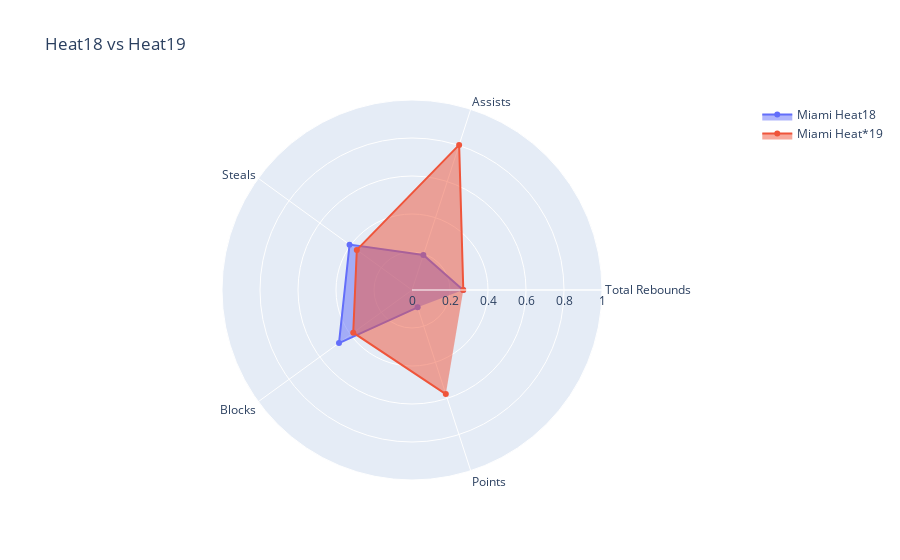

Notebook code cell kept with this figure:
### Code cell
plot_2trace_spec_radar(a,b,'Heat18 vs Heat19')

### Figure 1 — Plotly figure (JSON) as saved in the notebook; plotly's stock layout.template omitted (floating-point values rounded to 4 significant figures)
{"data": [{"fill": "toself", "name": "Miami Heat18", "r": [0.2688, 0.1935, 0.4062, 0.475, 0.09589], "theta": ["Total Rebounds", "Assists", "Steals", "Blocks", "Points"], "type": "scatterpolar"}, {"fill": "toself", "name": "Miami Heat*19", "r": [0.27, 0.803, 0.359, 0.3824, 0.5759], "theta": ["Total Rebounds", "Assists", "Steals", "Blocks", "Points"], "type": "scatterpolar"}], "layout": {"polar": {"radialaxis": {"range": [0, 1], "visible": true}}, "showlegend": true, "title": {"text": "Heat18 vs Heat19"}}}
